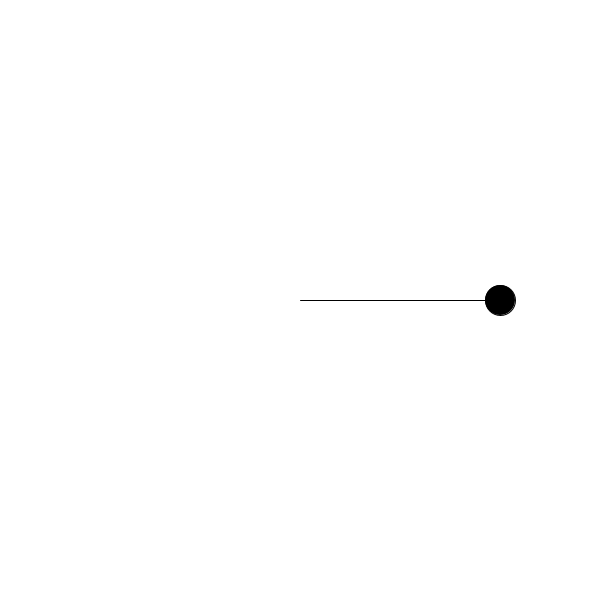
Frame 1 (no input)
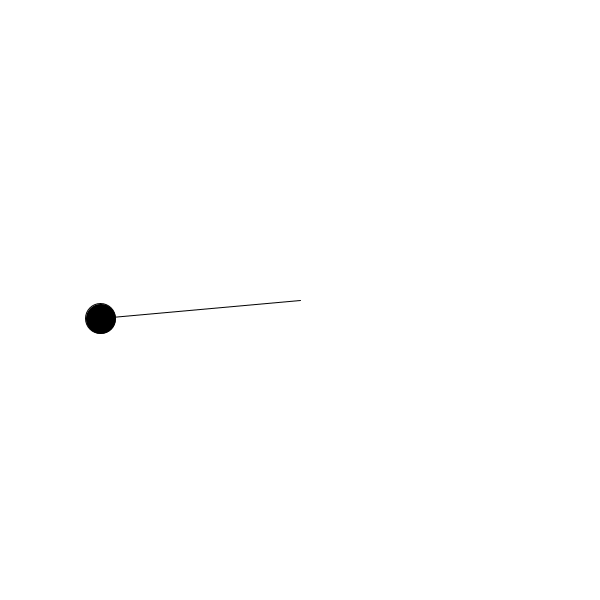
Frame 60 (the mouse pressed at the canvas centre just before this capture)
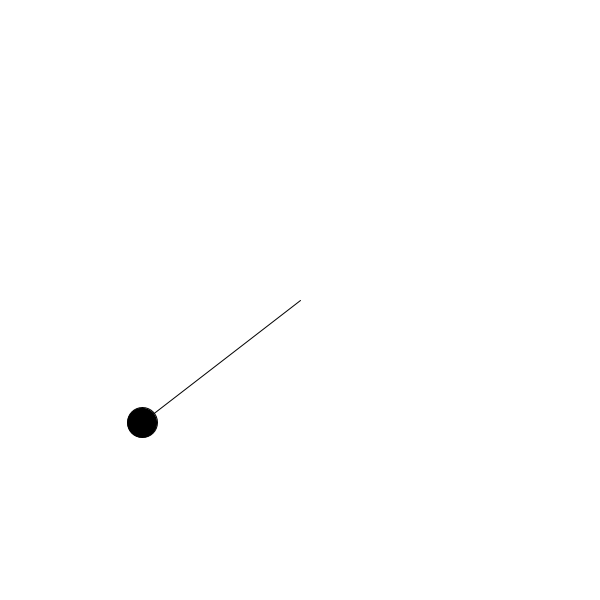
Frame 120 (the mouse held since frame 60 and released just before this capture)

The Processing sketch that drew these frames (run headless with seeded random() and noise(); from frame 60 on, the mouse is pressed at the canvas centre):

// Processing sketch: angle_rotating_ball
// ── angle_rotating_ball.pde
float r = 200;
float angle = 0;
float angleVel = 0;
float angleAcc = 0;

void setup() {
  size(600, 600);
}

void draw() {
  background(255);
  
  float x = cos(angle) * r;
  float y = sin(angle) * r;
  
  translate(width / 2, height / 2);
  fill(0);
  line(0, 0, x, y);
  ellipse(x, y, 30, 30);
  
  angleAcc += 0.001;
  angleVel += angleAcc;
  
  angleVel = constrain(angleVel, 0, 0.2);
  angle += angleVel;
}
